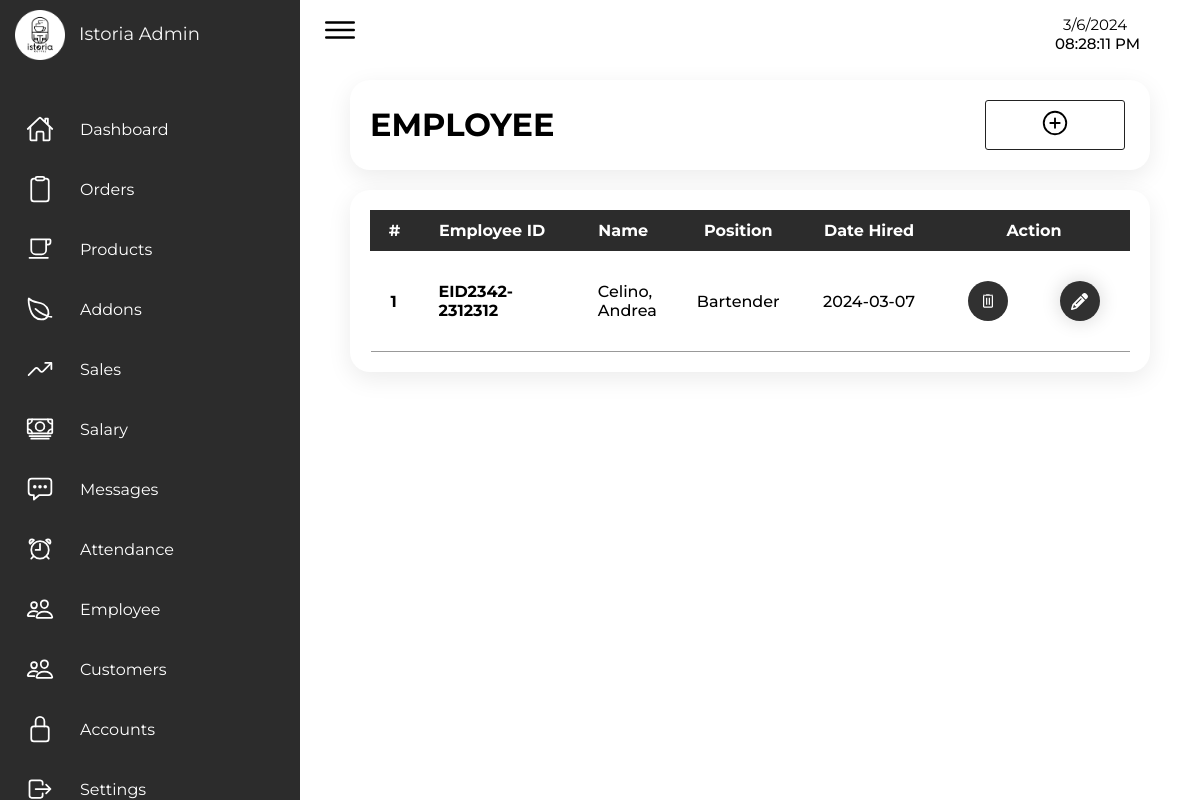
/Admin/admin_employee.php (signed in), run on the app's committed database.
### tables this page shows
CREATE TABLE `employee` (
  `id` int(255) NOT NULL,
  `eid` int(255) NOT NULL,
  `employee_id` varchar(255) NOT NULL,
  `rank` varchar(255) NOT NULL,
  `name` varchar(255) NOT NULL,
  `gender` varchar(255) NOT NULL,
  `age` varchar(255) NOT NULL,
  `birthdate` varchar(255) NOT NULL,
  `birthplace` varchar(255) NOT NULL,
  `address` varchar(255) NOT NULL,
  `contact` varchar(255) NOT NULL,
  `email` varchar(255) NOT NULL,
  `image` varchar(255) NOT NULL,
  `hire_date` varchar(255) NOT NULL
);

### Admin/admin_employee.php (the view, shortened to what this page needs)
<?php
  include '../connection.php';
?>
<!DOCTYPE html>
<html lang="en">
  <head>
    <link rel="stylesheet" href="../Src/Styles/style_admin.css" />
  </head>
  <body>
    <div class="container">
      <?php include 'sidenav.php' ?>
      <div class="main">
        <div class="topbar">
          <div class="toggle">
            <ion-icon name="menu-outline"></ion-icon>
          </div>
          <?php include 'time.php' ?>
        </div>
        <div class="container-box employee-title">
          <h1>Employee</h1>
          <a class="addbutton" href="admin_employee_add.php">
            <span class="addbtn">
            <ion-icon name="add-circle-outline"></ion-icon>
            </span>
          </a>
        </div>
        <div class="container-box">
          <table class="employee-table">
            <thead>
              <tr>
                <th>#</th>
                <th>Employee ID</th>
                <th>Name</th>
                <th>Position</th>
                <th>Date Hired</th>
                <th>Action</th>
               </tr>
            </thead>
            <tbody>
              <?php
                $select_employee = mysqli_query($conn, "SELECT * FROM `employee` ") or die ('query failed');
                $count = 0;
                if(mysqli_num_rows($select_employee)>0){
                    while($fetch_employee = mysqli_fetch_assoc($select_employee)){
                      $count++;
                ?>
                <tr>
                    <td><b><?php echo $count ?></b></td>
                    <td><b><?php echo $fetch_employee['employee_id'] ?></b></td>
                    <td><?php echo $fetch_employee['name'] ?></td>
                    <td><?php echo $fetch_employee['rank'] ?></td>
                    <td><?php echo $fetch_employee['hire_date'] ?></td>
                    <td><form method="post" class="products-edit">
                    <a class="bin-button" name="delete" href="admin_employee.php?delete=<?php echo $fetch_employee['eid']; ?>" class="btn delete" onclick="return confirm('Delete this product?')">
                      <svg
                        xmlns="http://www.w3.org/2000/svg"
                        fill="none"
                        viewBox="0 0 39 7"
                        class="bin-top"
                      >
                        <line
                          stroke-width="4"
                          stroke="white"
                          y2="5"
                          x2="39"
                          y1="5"
                        ></line>
                        <line
                          stroke-width="3"
                          stroke="white"
                          y2="1.5"
                          x2="26.0357"
                          y1="1.5"
                          x1="12"
                        ></line>
                      </svg>
                      </a>
                    <a href="admin_employee_edit.php?edit=<?php echo $fetch_employee['eid']; ?>" class="edit-button" name="edit">
                      </a></form>
                    </td>
                  </tr>
                <?php
                    }
                }
                  ?>
            </tbody>
          </table>
        </div>
      </div>
    </div>
  </body>
</html>

### Src/Styles/style_admin.css (style rules this page uses)
* { font-family: "Montserrat", sans-serif; margin: 0; padding: 0; box-sizing: border-box; }
:root { --gray: #2c2c2c; --white: #fff; --white2: #f5f5f5; --black1: #222; --black2: #999; }
.main { position: absolute; width: calc(100% - 300px); left: 300px; min-height: 100vh; transition: 0.5s; }
.topbar { width: 100%; height: 60px; display: flex; justify-content: space-between; align-items: center; padding: 0 10px; }
.toggle { position: relative; width: 60px; height: 60px; display: flex; justify-content: center; align-items: center; font-size: 2.5rem; cursor: pointer; }
.container-box { margin: 20px 50px; grid-gap: 30px; position: relative; display: grid; background: var(--white); padding: 20px; box-shadow: 0 7px 25px rgba(0, 0, 0, 0.08); border-radius: 20px; }
.products-edit { display: flex; justify-content: space-between; padding: 30px 10px; }
.bin-button { display: flex; flex-direction: column; align-items: center; justify-content: center; width: 40px; height: 40px; border-radius: 50%; background-color: rgb(49, 49, 49); cursor: pointer; border: var(--black1); transition-duration: 0.3s; position: relative; overflow: hidden; }
.bin-bottom { width: 10px; z-index: 2; }
.bin-top { width: 10px; transform-origin: right; transition-duration: 0.3s; z-index: 2; }
.edit-button { width: 40px; height: 40px; border-radius: 50%; background-color: rgb(49, 49, 49); border: none; font-weight: 600; display: flex; align-items: center; justify-content: center; box-shadow: 0px 0px 20px rgba(0, 0, 0, 0.164); cursor: pointer; transition-duration: 0.3s; overflow: hidden; position: relative; text-decoration: none !important; }
.edit-svgIcon { width: 17px; transition-duration: 0.3s; }
.edit-button::before { display: none; content: "Edit"; color: white; transition-duration: 0.3s; font-size: 2px; }
.addbtn { width: 140px; height: auto; float: left; transition: 0.5s linear; position: relative; display: block; overflow: hidden; padding: 7px; text-align: center; margin: 0 5px; background: transparent; text-transform: uppercase; font-weight: 700; border: 1px solid var(--black1); border-radius: 3px; }
.addbtn:before { position: absolute; content: ""; left: 0; bottom: 0; height: 4px; width: 100%; border-bottom: 4px solid transparent; border-left: 4px solid transparent; box-sizing: border-box; transform: translateX(100%); }
.addbtn:after { position: absolute; content: ""; top: 0; left: 0; width: 100%; height: 4px; border-top: 4px solid transparent; border-right: 4px solid transparent; box-sizing: border-box; transform: translateX(-100%); }
.addbtn ion-icon { font-size: 30px; }
.addbutton { color: black; text-decoration: none; cursor: pointer; outline: none; border: none; background: transparent; }
.employee-title { justify-content: space-between; display: flex; }
.employee-title h1 { font-weight: 700; text-transform: uppercase; padding-top: 5px; }
.employee-table { border-collapse: collapse; text-transform: capitalize; }
.employee-table tr th { background-color: var(--gray); border: 1px solid var(--gray); padding: 10px 5px; color: white; }
.employee-table tr td { border-bottom: 1px solid var(--black2); padding: 0px 20px; font-weight: 500; }
.employee-table tr th:first-child { width: 50px; font-weight: 700; }
.employee-table tr th:nth-child(2) { width: 200px; padding: 0px 20px; text-align: start; }
.employee-table tr th:nth-child(3) { text-align: start; padding: 0px 20px; }
.employee-table tr th:nth-child(4) { width: 100px; }
.employee-table tr th:nth-child(5), .employee-table tr td:nth-child(5) { width: 200px; text-align: center; }
.employee-table tr th:nth-child(6) { width: 250px; }

### data on the page
employee: employee "EID2342-2312312", name "Celino, Andrea", rank "Bartender", hire_date "2024-03-07"
